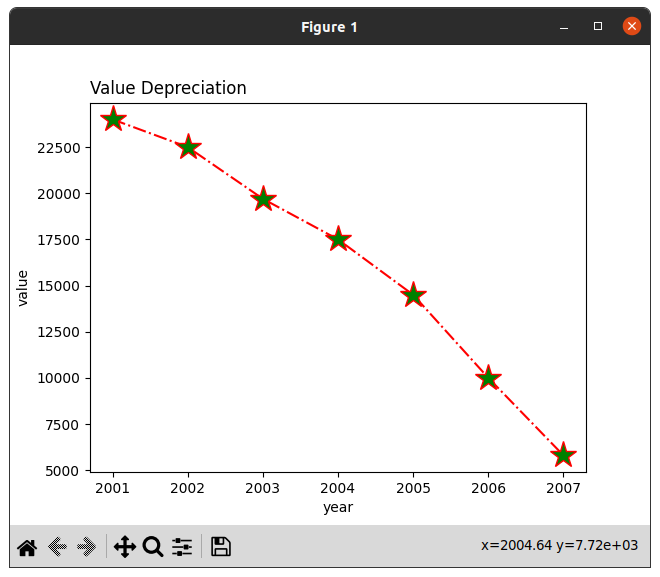

This figure's Python source:
import matplotlib.pyplot as plt
import numpy as np
# Data for x and y axis
year = np.array([2001, 2002, 2003, 2004, 2005, 2006, 2007])
value = np.array([24000, 22500, 19700, 17500, 14500, 10000, 5800])

#define graph characteristics
plt.plot(year, value, marker = "*", linestyle='-.', color='red',  markersize=20, markerfacecolor='green')


#name axis
plt.title("Value Depreciation", loc='left')
plt.xlabel("year")
plt.ylabel("value")

#show graph
plt.show()
